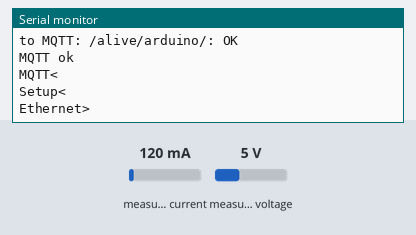
The sketch below on a simulated Arduino Uno, built with avr-gcc and run on an emulated ATmega328P. Shown: the last lines printed to the serial monitor. Inputs (shaded band) come from the test bench; at power-on: measured current 120 mA, measured voltage 5 V. WiFi joins after 1.5 s; servers stay silent unless stated; no MQTT or app messages arrive unless stated.

Above: at 3.2 s.
3.3 s: measured current set to 40 mA
At 5.3 s:
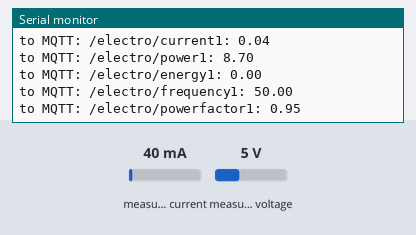
5.8 s: measured voltage set to 0.3 V
8.3 s: measured current set to 500 mA
At 9.3 s:
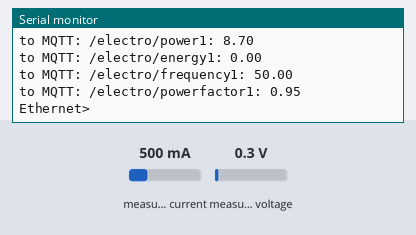

Measured:
- after the input at 3.3 s, the serial monitor: prints a new line after 0.42 s (image 1)

The sketch:

PZEM004_Arduino_Ethernet.ino
```cpp
#include <SPI.h> //Ethernet shield
#include <Ethernet.h> //Ethernet shield
#include <PubSubClient.h> //MQTT
#include <Arduino.h>
#include <PZEM004Tv30.h> //PZEM
#include <SoftwareSerial.h>

byte mac[] = {
  0xDE, 0xAD, 0xBE, 0xEF, 0xFE, 0xED
};
byte server[] = { 192, 168, 1, 180 };

EthernetClient ethClient;
PubSubClient client(ethClient);
SoftwareSerial pzemSWSerial(9, 8);
PZEM004Tv30 pzem;
char* arduinoAliveTopic = "/alive/arduino/";
void setup()
{
  Serial.begin(9600);
  Serial.println("Setup>");
  initializeEthernet();
  initializeMQTT();
  pzem = PZEM004Tv30(pzemSWSerial);
  Serial.println("Setup<");

  delay(500);//Wait for newly restarted system to stabilize
}

void initializeMQTT(){
  Serial.println("MQTT>");
  client.setServer(server, 8083 );

  if (client.connect(arduinoAliveTopic)) {
    sendMQTTMessage(arduinoAliveTopic, "OK");
    Serial.println("MQTT ok");
  }
  else{
    Serial.println("MQTT not ok");
  }
  Serial.println("MQTT<");
}

void initializeEthernet(){
  Serial.println("Ethernet>");
  if (Ethernet.begin(mac) == 0) {
    Serial.println("No ip");
    if (Ethernet.hardwareStatus() == EthernetNoHardware) {
      Serial.println("No ethernet shield");
    } else if (Ethernet.linkStatus() == LinkOFF) {
      Serial.println("No cable");
    }
  }else{
    Serial.print("My IP: ");
    Serial.println(Ethernet.localIP());
  }
  Serial.println("Ethernet<");
}

void loop(void)
{
  checkConnections();

    // Read the data from the sensor
  float voltage = pzem.voltage();
  float current = pzem.current();
  float power = pzem.power();
  float energy = pzem.energy();
  float frequency = pzem.frequency();
  float pf = pzem.pf();
  String electroVoltage = "/electro/voltage1";
  String electroCurrent = "/electro/current1";
  String electroPower = "/electro/power1";
  String electroEnergy = "/electro/energy1";
  String electroFrequency = "/electro/frequency1";
  String electroPowerfactor = "/electro/powerfactor1";


    // Check if the data is valid
  if(isnan(voltage)){
      Serial.println("Error voltage");
      sendMQTTMessage(electroVoltage, "-100");
  } else if (isnan(current)) {
      Serial.println("Error current");
      sendMQTTMessage(electroCurrent, "-100");
  } else if (isnan(power)) {
      Serial.println("Error power");
      sendMQTTMessage(electroPower, "-100");
  } else if (isnan(energy)) {
      Serial.println("Error energy");
      sendMQTTMessage(electroEnergy, "-100");
  } else if (isnan(frequency)) {
      Serial.println("Error frequency");
      sendMQTTMessage(electroFrequency, "-100");
  } else if (isnan(pf)) {
      Serial.println("Error power factor");
      sendMQTTMessage(electroPowerfactor, "-100");
  } else {
    // Print the values to the Serial console
    /*
    Serial.print("Voltage: ");      Serial.print(voltage);      Serial.println("V");
    Serial.print("Current: ");      Serial.print(current);      Serial.println("A");
    Serial.print("Power: ");        Serial.print(power);        Serial.println("W");
    Serial.print("Energy: ");       Serial.print(energy,3);     Serial.println("kWh");
    Serial.print("Frequency: ");    Serial.print(frequency, 1); Serial.println("Hz");
    Serial.print("PF: ");           Serial.println(pf);*/
    sendMQTTMessage(electroVoltage, String(voltage));
    sendMQTTMessage(electroCurrent, String(current));
    sendMQTTMessage(electroPower, String(power));
    sendMQTTMessage(electroEnergy, String(energy));
    sendMQTTMessage(electroFrequency, String(frequency));
    sendMQTTMessage(electroPowerfactor, String(pf));
  }

  Serial.println();
  delay(5000);
}

void checkConnections(){
  if (!ethClient.connected()){
    initializeEthernet();
    initializeMQTT();
  }
  if (!client.connected()){
    initializeMQTT();
  }
  sendMQTTMessage(arduinoAliveTopic, "OK");
}

void sendMQTTMessage(String topic, String message){
  Serial.println("to MQTT: " + topic + ": " + message);
  client.publish(topic.c_str(),message.c_str());
}
```
